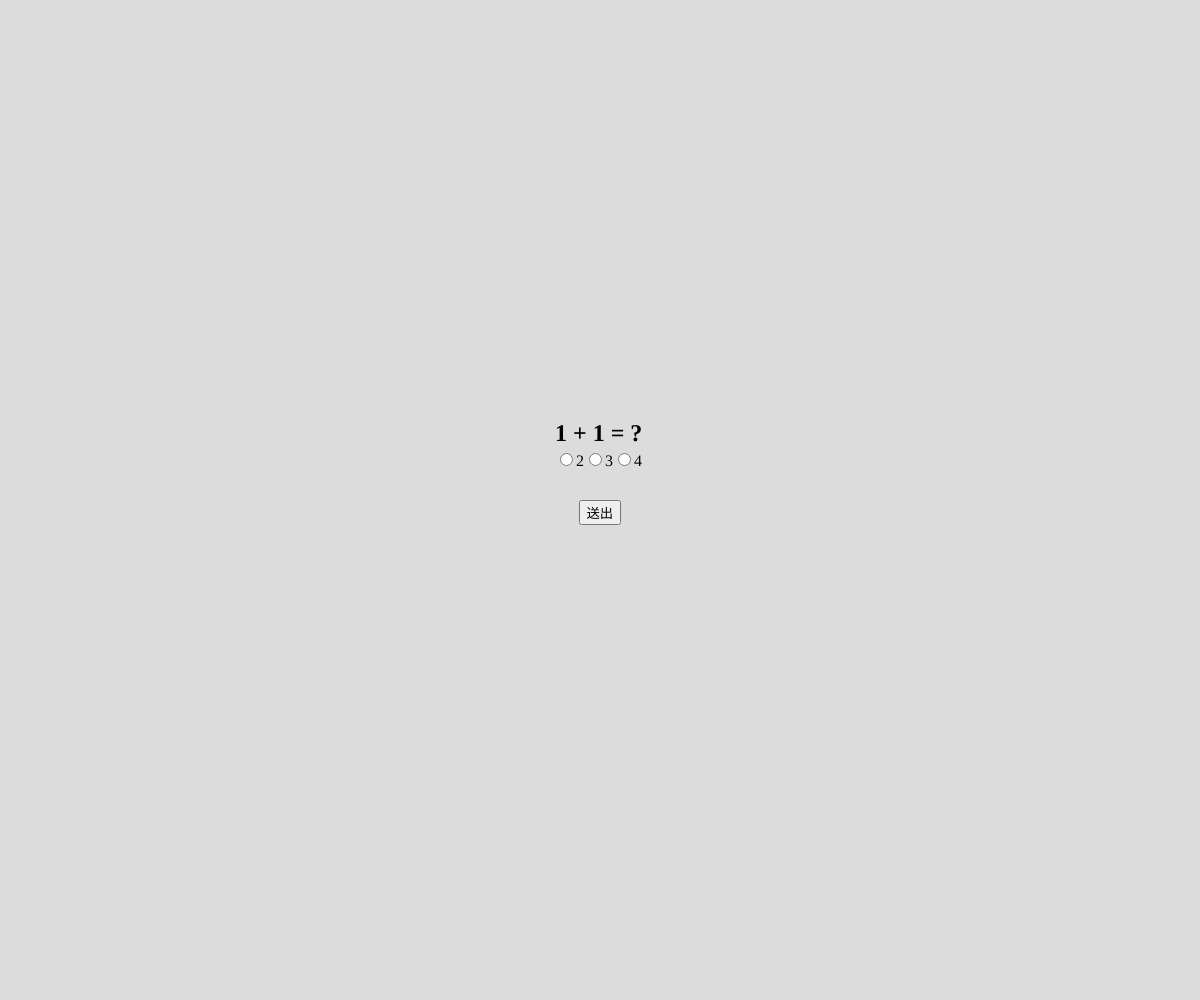
Frame 1 (no input)
Frame 60 (no input): identical to frame 1, image omitted
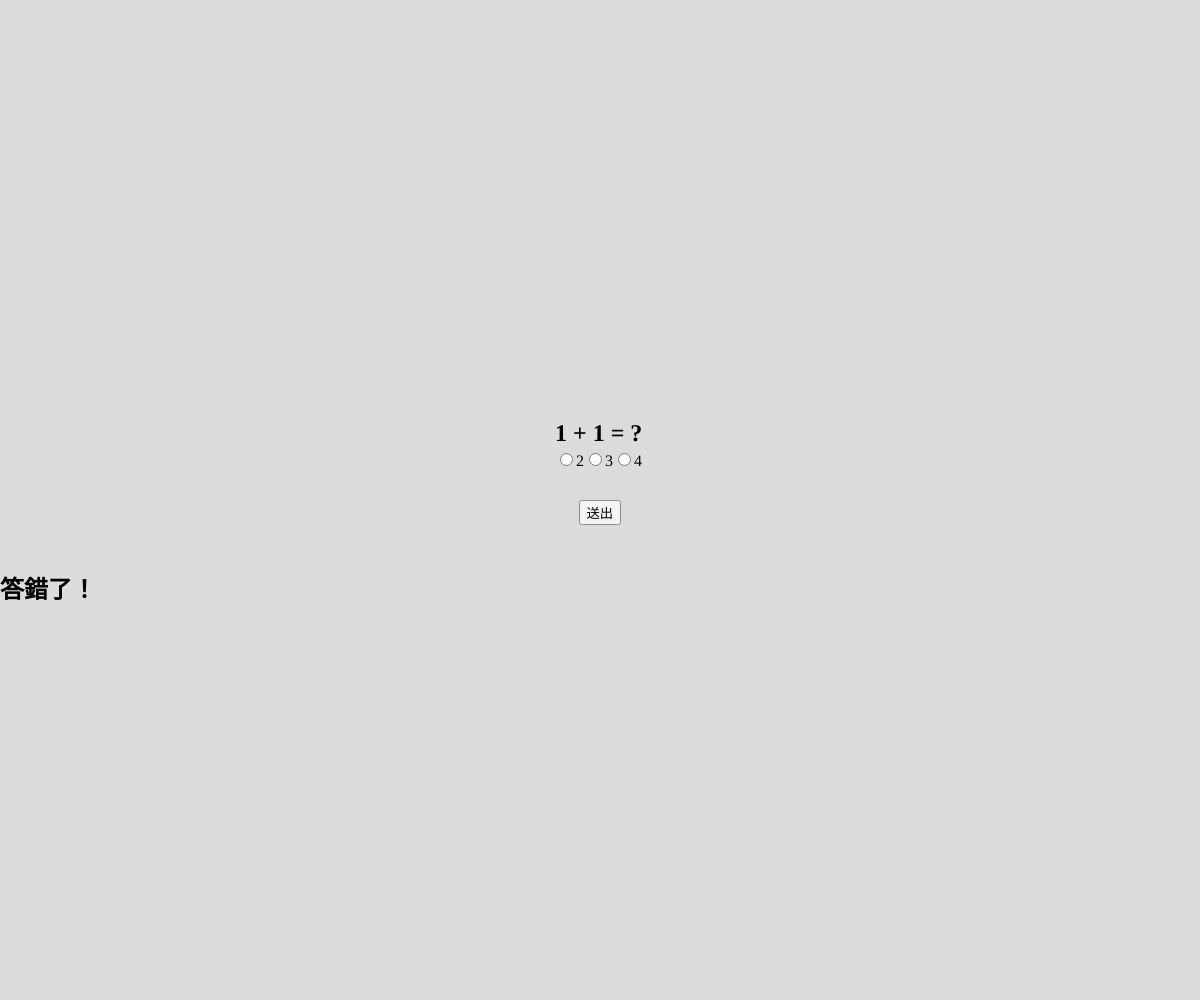
Frame 120 (the mouse pressed at the canvas centre since frame 60)

The p5.js sketch that drew these frames (run headless with seeded random() and noise() and a simulated clock; from frame 60 on, the mouse is pressed at the canvas centre):

// p5.js sketch
// ── sketch.js
let question, options, submitButton, result;

function setup() {
  createCanvas(windowWidth, windowHeight);
  question = createElement('h2', '1 + 1 = ?');
  question.position(width / 2 - 90 / 2, height / 2 - 100);

  options = createRadio();
  options.option('2');
  options.option('3');
  options.option('4');
  options.position(width / 2 - 90 / 2, height / 2 - 50);

  submitButton = createButton('送出');
  submitButton.position(width / 2 - submitButton.width / 2, height / 2);
  submitButton.mousePressed(checkAnswer);

  result = createElement('h2', '');
  result.position(width / 2 - result.width / 2, height / 2 + 50);
}

function draw() {
  background(220);
}

function checkAnswer() {
  const answer = options.value();
  if (answer === '2') {
    result.html('答對了！');
  } else {
    result.html('答錯了！');
  }
}
